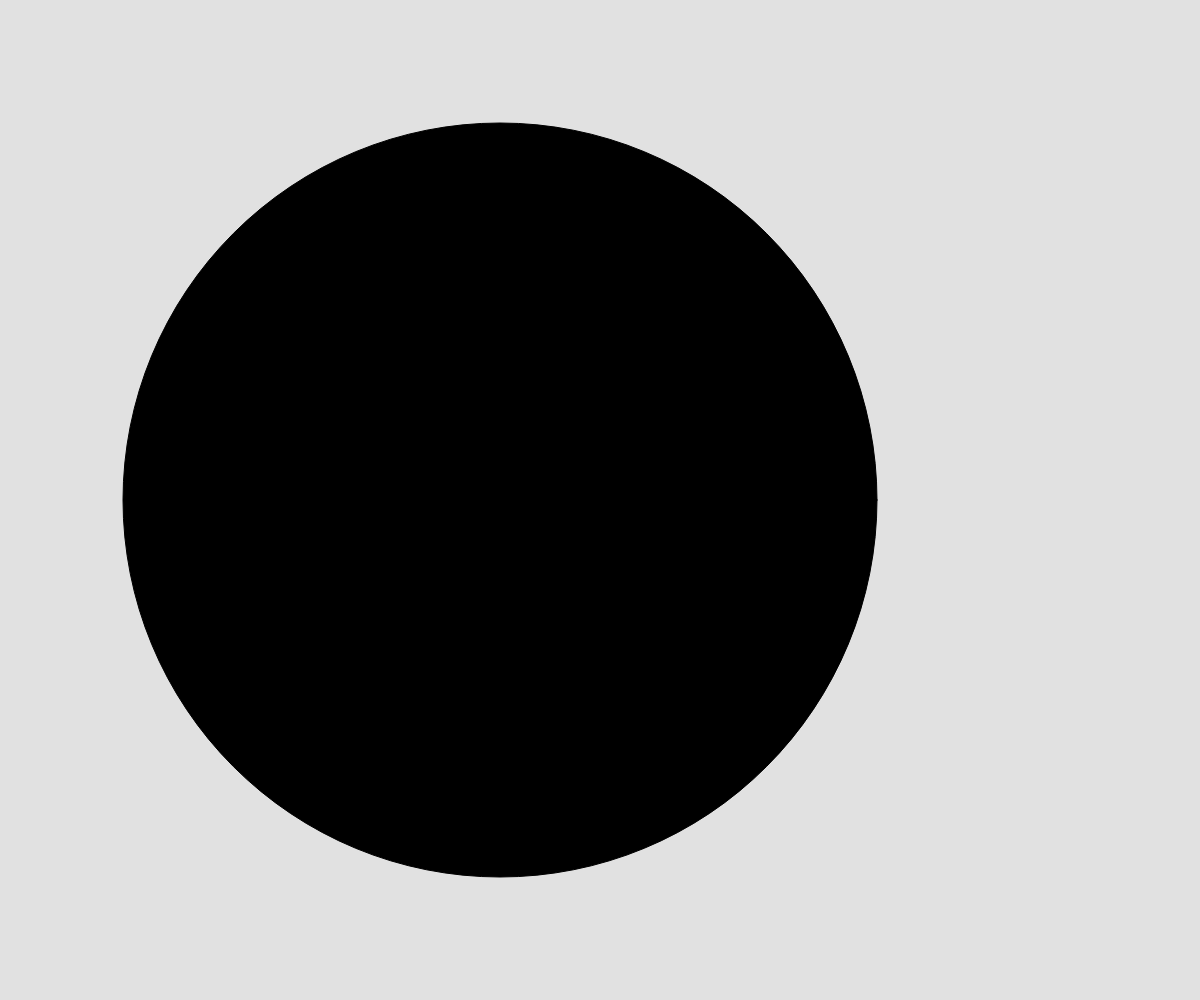
Frame 1 (no input)
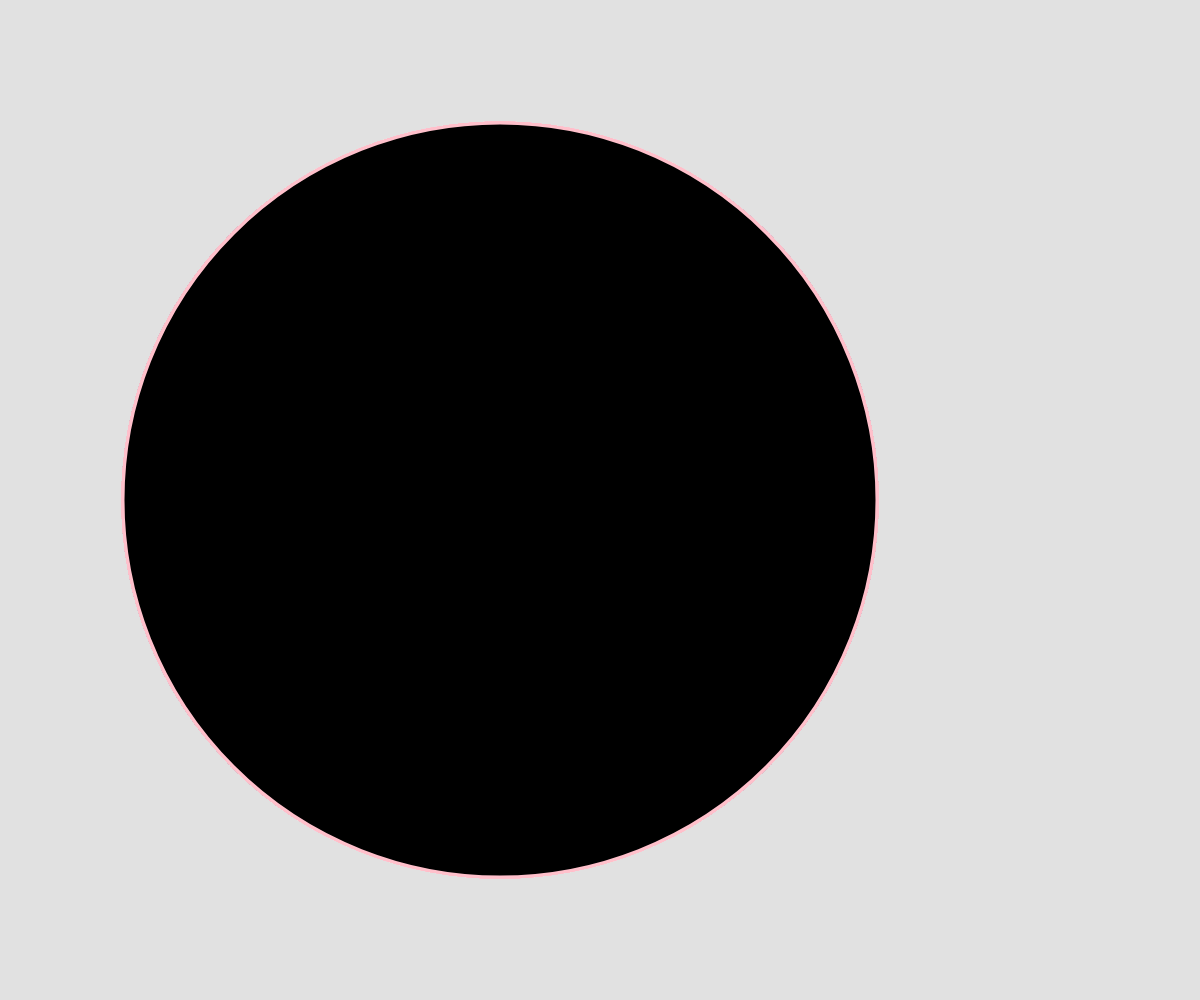
Frame 60 (no input)
Frame 120 (the mouse pressed at the canvas centre since frame 60): identical to frame 60, image omitted

The p5.js sketch that drew these frames (run headless with seeded random() and noise() and a simulated clock; from frame 60 on, the mouse is pressed at the canvas centre):

// p5.js sketch
// ── sketch.js
let motion = false;
let ios = false;

if (typeof DeviceMotionEvent.requestPermission === 'function')
  document.body.addEventListener('click', function() {
   DeviceMotionEvent.requestPermission()                              
    .then(function(){
      console.log('DeviceMotionEvent enabled');
      motion = true;
      ios = true;
  })
  .catch(function(error) {
  console.warn('DeviceMotionEvent not enabled', error);
  })
})

function setup() {
  createCanvas(windowWidth,windowHeight);
  background(225);
}

function draw() {
  fill(rotationX,rotationY,rotationZ);
  
  let zMotion = round(width / 5 * abs(radians(rotationZ) - PI))
  
  let yMotion = round(height / 2 + rotationX * 10)
  let xMotion = round(height / 2 + rotationY * 10)
  
  circle(xMotion, yMotion, zMotion);
  stroke("pink");
  strokeWeight(3);
}
